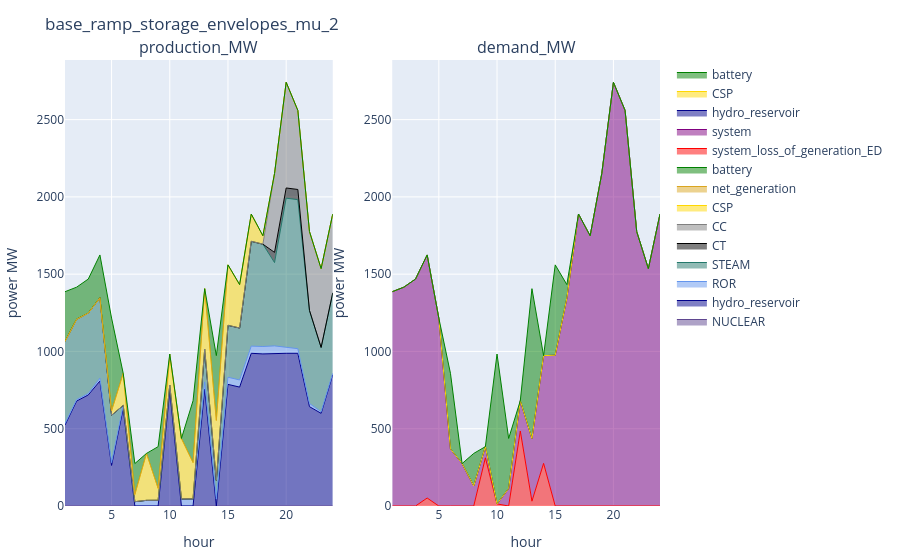

The cell this chart's notebook holds for it:
### Code cell
config_ = config_2
supply_uc_ = supply_uc[(supply_uc.configuration .== config_) .& (supply_uc.day .== day_), :]
demand_uc_ = demand_uc[(demand_uc.configuration .== config_) .& (demand_uc.day .== day_), :]
reserve_uc_ = reserve_uc[(reserve_uc.configuration .== config_) .& (reserve_uc.day .== day_), :]
plot_supply_demand(supply_uc_, demand_uc_, string(config_))

### Figure 1 — Plotly figure (JSON) as saved in the notebook; plotly's stock layout.template omitted (floating-point values rounded to 4 significant figures)
{"data": [{"line": {"color": "rgba(95, 70, 144, 1)", "shape": "line", "width": 1}, "mode": "lines", "name": "NUCLEAR", "stackgroup": "one", "type": "scatter", "x": [1, 2, 3, 4, 5, 6, 7, 8, 9, 10, 11, 12, 13, 14, 15, 16, 17, 18, 19, 20, 21, 22, 23, 24], "xaxis": "x1", "y": [0, 0, 0, 0, 0, 0, 0, 0, 0, 0, 0, 0, 0, 0, 0, 0, 0, 0, 0, 0, 0, 0, 0, 0], "yaxis": "y1"}, {"line": {"color": "darkblue", "shape": "line", "width": 1}, "mode": "lines", "name": "hydro_reservoir", "stackgroup": "one", "type": "scatter", "x": [1, 2, 3, 4, 5, 6, 7, 8, 9, 10, 11, 12, 13, 14, 15, 16, 17, 18, 19, 20, 21, 22, 23, 24], "xaxis": "x1", "y": [523.8, 679.1, 718.7, 808.8, 262.3, 631.6, 0, 0, 0, 744.6, 0, 0, 757.0, 0, 786.9, 769.3, 988, 984.0, 988, 988, 988, 642.7, 599.7, 849.5], "yaxis": "y1"}, {"line": {"color": "cornflowerblue", "shape": "line", "width": 1}, "mode": "lines", "name": "ROR", "stackgroup": "one", "type": "scatter", "x": [1, 2, 3, 4, 5, 6, 7, 8, 9, 10, 11, 12, 13, 14, 15, 16, 17, 18, 19, 20, 21, 22, 23, 24], "xaxis": "x1", "y": [9.5, 9.3, 9.5, 18.5, 18.7, 19.5, 27.8, 36.6, 37.2, 37.9, 45.9, 46.3, 46.1, 45.7, 46.3, 46.1, 46.5, 47.9, 47.9, 39.7, 30.0, 20.6, 10.1, 9.5], "yaxis": "y1"}, {"line": {"color": "rgba(36, 121, 108, 1)", "shape": "line", "width": 1}, "mode": "lines", "name": "STEAM", "stackgroup": "one", "type": "scatter", "x": [1, 2, 3, 4, 5, 6, 7, 8, 9, 10, 11, 12, 13, 14, 15, 16, 17, 18, 19, 20, 21, 22, 23, 24], "xaxis": "x1", "y": [531.5, 520.0, 520.0, 520.0, 306.0, 0, 0, 0, 0, 0, 0, 0, 212.0, 120.0, 336.0, 336.0, 678.0, 662.0, 539.0, 964, 964, 602, 416, 520.1], "yaxis": "y1"}, {"line": {"color": "black", "shape": "line", "width": 1}, "mode": "lines", "name": "CT", "stackgroup": "one", "type": "scatter", "x": [1, 2, 3, 4, 5, 6, 7, 8, 9, 10, 11, 12, 13, 14, 15, 16, 17, 18, 19, 20, 21, 22, 23, 24], "xaxis": "x1", "y": [0, 0, 0, 0, 0, 0, 0, 0, 0, 0, 0, 0, 0, 0, 0, 0, 0, 0, 66, 66, 66, 0, 0, 0], "yaxis": "y1"}, {"line": {"color": "grey", "shape": "line", "width": 1}, "mode": "lines", "name": "CC", "stackgroup": "one", "type": "scatter", "x": [1, 2, 3, 4, 5, 6, 7, 8, 9, 10, 11, 12, 13, 14, 15, 16, 17, 18, 19, 20, 21, 22, 23, 24], "xaxis": "x1", "y": [0, 0, 0, 0, 0, 0, 0, 0, 0, 0, 0, 0, 0, 0, 0, 0, 0, 0, 510.0, 683.7, 511.2, 510.0, 510.0, 510.0], "yaxis": "y1"}, {"line": {"color": "gold", "shape": "line", "width": 1}, "mode": "lines", "name": "CSP", "stackgroup": "one", "type": "scatter", "x": [1, 2, 3, 4, 5, 6, 7, 8, 9, 10, 11, 12, 13, 14, 15, 16, 17, 18, 19, 20, 21, 22, 23, 24], "xaxis": "x1", "y": [0, 0, 0, 0, 28.75, 207.4, 46.74, 303.7, 76.8, 183.6, 391, 234.6, 391, 388.0, 391, 281.0, 176.4, 54.35, 0, 0, 1.137e-13, 0, 0, 0], "yaxis": "y1"}, {"line": {"color": "goldenrod", "shape": "line", "width": 1}, "mode": "lines", "name": "net_generation", "stackgroup": "one", "type": "scatter", "x": [1, 2, 3, 4, 5, 6, 7, 8, 9, 10, 11, 12, 13, 14, 15, 16, 17, 18, 19, 20, 21, 22, 23, 24], "xaxis": "x1", "y": [0, 0, 0, 0, 0, 0, 0, 0, 0, 17.37, 0, 0, 0, 0, 0, 0, 0, 0, 0, 0, 0, 0, 0, 0], "yaxis": "y1"}, {"line": {"color": "green", "shape": "line", "width": 1}, "mode": "lines", "name": "battery", "stackgroup": "one", "type": "scatter", "x": [1, 2, 3, 4, 5, 6, 7, 8, 9, 10, 11, 12, 13, 14, 15, 16, 17, 18, 19, 20, 21, 22, 23, 24], "xaxis": "x1", "y": [321.7, 207.5, 220.3, 277.0, 600, 0, 200, 0, 270, 0, 0, 400, 0, 419.1, 0, 0, 0, 0, 0, 0, 0, 0, 0, 0], "yaxis": "y1"}, {"line": {"color": "red", "shape": "line", "width": 1}, "mode": "lines", "name": "system_loss_of_generation_ED", "stackgroup": "one", "type": "scatter", "x": [4, 9, 10, 12, 13, 14], "xaxis": "x2", "y": [51.56, 311.9, 13.47, 485.3, 31.16, 275.9], "yaxis": "y2"}, {"line": {"color": "purple", "shape": "line", "width": 1}, "mode": "lines", "name": "system", "stackgroup": "one", "type": "scatter", "x": [1, 2, 3, 4, 5, 6, 7, 8, 9, 10, 11, 12, 13, 14, 15, 16, 17, 18, 19, 20, 21, 22, 23, 24], "xaxis": "x2", "y": [1386.0, 1416.0, 1468.0, 1573.0, 1216.0, 369.3, 274.5, 129.8, 72.07, 0, 113.5, 195.6, 405.0, 696.9, 975.5, 1345.0, 1889.0, 1748.0, 2151.0, 2741.0, 2559.0, 1775.0, 1536.0, 1889.0], "yaxis": "y2"}, {"line": {"color": "darkblue", "shape": "line", "width": 1}, "mode": "lines", "name": "hydro_reservoir", "stackgroup": "one", "type": "scatter", "x": [1, 2, 3, 4, 5, 6, 7, 8, 9, 10, 11, 12, 13, 14, 15, 16, 17, 18, 19, 20, 21, 22, 23, 24], "xaxis": "x2", "y": [0, 0, 0, 0, 0, 0, 0, 0, 0, 0, 0, 0, 0, 0, 0, 0, 0, 0, 0, 0, 0, 0, 0, 0], "yaxis": "y2"}, {"line": {"color": "gold", "shape": "line", "width": 1}, "mode": "lines", "name": "CSP", "stackgroup": "one", "type": "scatter", "x": [1, 2, 3, 4, 5, 6, 7, 8, 9, 10, 11, 12, 13, 14, 15, 16, 17, 18, 19, 20, 21, 22, 23, 24], "xaxis": "x2", "y": [0, 0, 0, 0, 0, 0, 0, 0, 0, 0, 0, 0, 0, 0, 0, 0, 0, 0, 0, 0, 0, 0, 0, 0], "yaxis": "y2"}, {"line": {"color": "green", "shape": "line", "width": 1}, "mode": "lines", "name": "battery", "stackgroup": "one", "type": "scatter", "x": [1, 2, 3, 4, 5, 6, 7, 8, 9, 10, 11, 12, 13, 14, 15, 16, 17, 18, 19, 20, 21, 22, 23, 24], "xaxis": "x2", "y": [0, 0, 0, 0, 0, 489.2, 0, 210.5, 0, 970, 323.4, 0, 970, 0, 584.7, 87.69, 0, 0, 0, 0, 0, 0, 0, 0], "yaxis": "y2"}], "layout": {"annotations": [{"font": {"size": 16}, "showarrow": false, "text": "production_MW", "x": 0.225, "xanchor": "center", "xref": "paper", "y": 1, "yanchor": "bottom", "yref": "paper"}, {"font": {"size": 16}, "showarrow": false, "text": "demand_MW", "x": 0.775, "xanchor": "center", "xref": "paper", "y": 1, "yanchor": "bottom", "yref": "paper"}], "margin": {"b": 50, "l": 50, "r": 50, "t": 60}, "title": "base_ramp_storage_envelopes_mu_2", "xaxis1": {"anchor": "y1", "domain": [0, 0.45], "title": {"text": "hour"}}, "xaxis2": {"anchor": "y2", "domain": [0.55, 1], "title": {"text": "hour"}}, "yaxis1": {"anchor": "x1", "domain": [0, 1], "title": {"text": "power MW"}}, "yaxis2": {"anchor": "x2", "domain": [0, 1], "title": {"text": "power MW"}}}}
